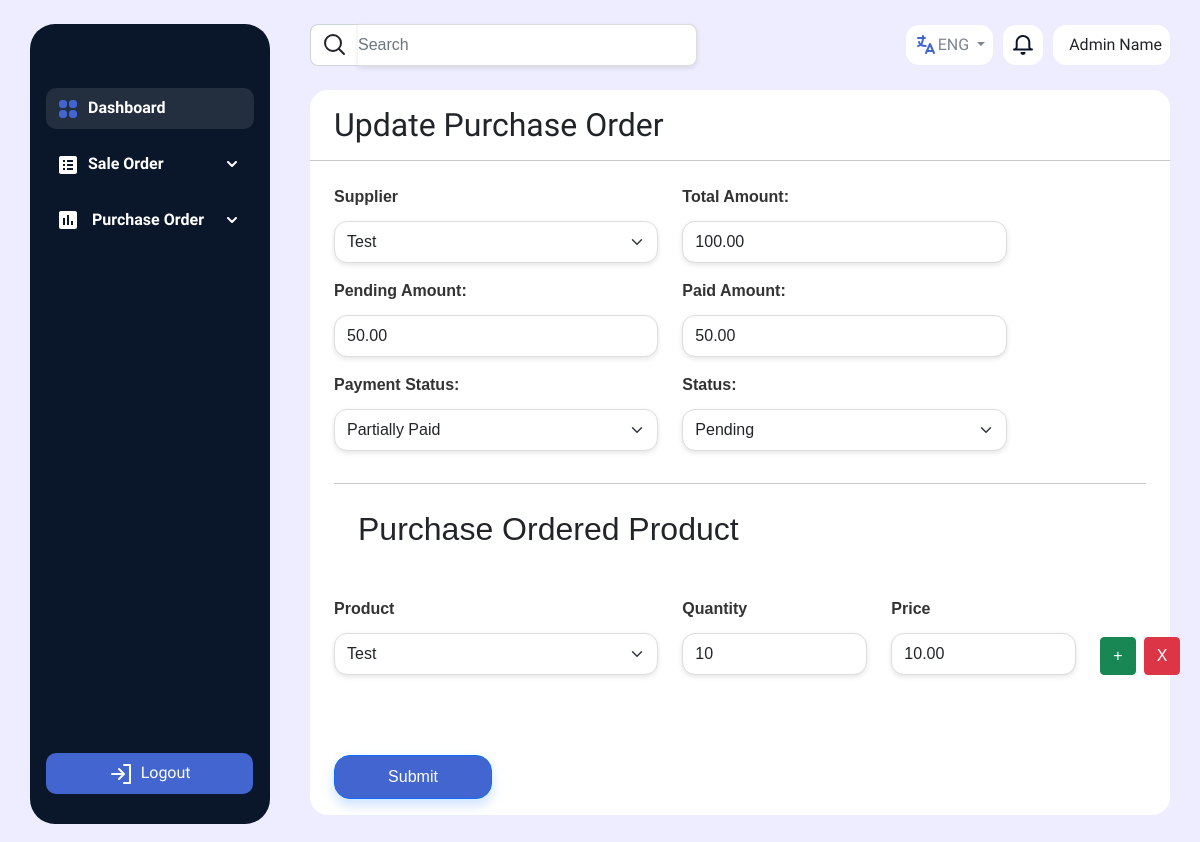
The app's page /purchase_order/2/, older data.
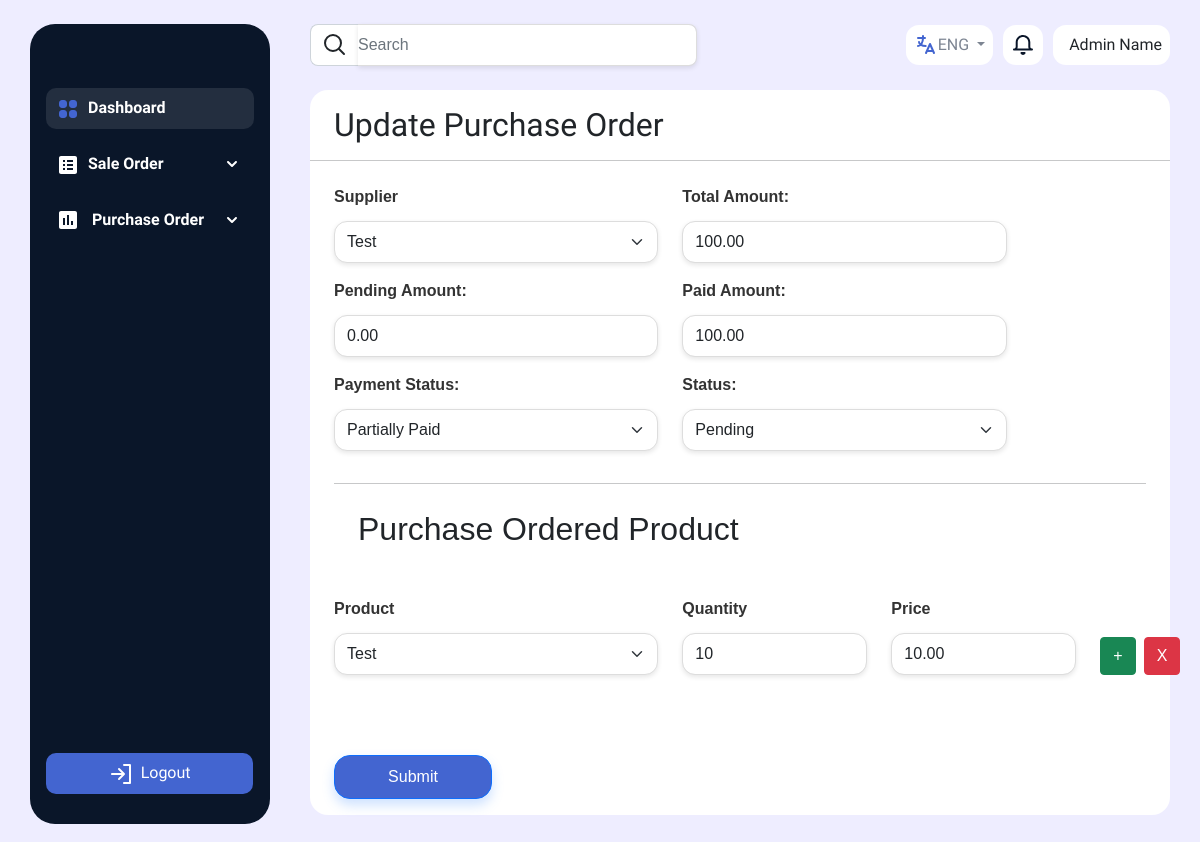
The same page, newer data.
### core/models.py (models this page shows, shortened)
class PurchaseOrder(models.Model):
    supplier = models.ForeignKey('Supplier', on_delete=models.CASCADE)
    products = models.ManyToManyField('Product', through='PurchaseOrderProduct')
    order_date = models.DateField(auto_now_add=True)
    total_amount = models.DecimalField(max_digits=10, decimal_places=2, default=0)
    paid_amount = models.DecimalField(max_digits=10, decimal_places=2, default=0)
    pending_amount = models.DecimalField(max_digits=10, decimal_places=2, default=0)
    status = models.CharField(max_length=50, choices=[('Pending', 'Pending'), ('Received', 'Received')])
    payment_status = models.CharField(max_length=50, choices=[('PAID', 'PAID'), ('PARTIALLY PAID', 'PARTIALLY PAID')], null=True)

### core/views.py (the view)
# urls.py: path('purchase_order/<int:order_id>/', views.update_purchase_order, name='update_purchase_order'),
def update_purchase_order(request, order_id):
    purchase_order = get_object_or_404(PurchaseOrder, pk=order_id)
    order_products = purchase_order.purchase_order_products.all()
    print(f'order_products: {order_products}')
    ordered_product_ids = [order_product.product.id for order_product in order_products]
    suppliers = Supplier.objects.all()
    products = Product.objects.all()
    return render(request, 'updatePurchaseOrder.html', {'suppliers':suppliers, 'products': products, 'order':purchase_order, 'order_products': order_products, 'ordered_product_ids':ordered_product_ids})

### core/models.py (called while the page is built)
    def __str__(self):
        return f"{self.product.name} (x{self.quantity}) in Purchase Order #{self.purchase_order.id}"

### templates/updatePurchaseOrder.html (shortened to what the changed rows need)
{% extends 'base.html' %}
{% block content %}
  <div class="py-3" style="background-color: white; height: 100%; border-radius: 18px;">
    <h2 class="container-fluid">Update Purchase Order</h2>
    <form class="container-fluid mt-4" id="orderForm">
      <div class="row">
        <div class="col-md-5">
          <div class="mb-3">
            <label for="purchase_total_amount" class="form-label pb-1">Total Amount:</label>
            <input type="number" class="form-control py-2" id="purchase_total_amount" value="{{order.total_amount}}" name="purchase_total_amount" placeholder="Total Amount" style="border-radius: 13px;" />
          </div>
        </div>
        <div class="col-md-5">
          <div class="mb-3">
            <label for="purchase_pending_amount" class="form-label pb-1">Pending Amount:</label>
            <input type="number" class="form-control py-2" id="purchase_pending_amount" value="{{order.pending_amount}}"  name="purchase_pending_amount" placeholder="Pending Amount" style="border-radius: 13px;" />
          </div>
        </div>
        <div class="col-md-5">
          <div class="mb-3">
            <label for="purchase_paid_amount" class="form-label pb-1">Paid Amount:</label>
            <input type="number" class="form-control py-2" id="purchase_paid_amount" value="{{order.paid_amount}}"  name="purchase_paid_amount" placeholder="Paid Amount" style="border-radius: 13px;" />
          </div>
        </div>
        <div class="col-md-5">
          <div class="mb-3">
            <label for="purchase_payment_status" class="form-label pb-1">Payment Status:</label>
            <select class="form-select py-2" id="purchase_payment_status" name="purchase_payment_status" style="border-radius: 13px;">
                        <option value="PARTIALLY PAID" {% if order.payment_status == 'PARTIALLY PAID' %}selected{% endif %}>Partially Paid</option>
            </select>
          </div>
        </div>
        <div class="col-md-5">
          <div class="mb-3">
            <label for="purchase_status" class="form-label pb-1">Status:</label>
            <select class="form-select py-2" id="purchase_status" name="purchase_status" style="border-radius: 13px;">
              <option value="Pending" {% if order.status == 'Pending' %}selected{% endif %}>Pending</option>
            </select>
          </div>
        </div>
      </div>
      <h2 style="padding-top: 10px;" class="container-fluid">Purchase Ordered Product</h2>
    </form>
  </div>
{% endblock %}

Row changes from the older to the newer data that the page shows:
changed PurchaseOrder "Partially Paid": purchase_pending_amount "50.00" → "0.00"; purchase_paid_amount "50.00" → "100.00"
